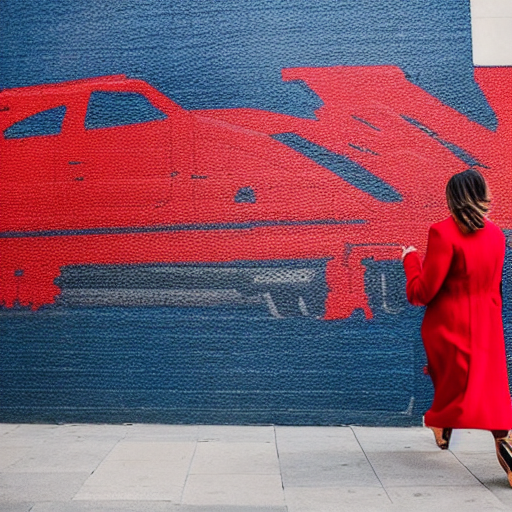
#> input picture controlnet_results/000000001268_baseline.png, 512 x 512 px, given as the content of the folder ../coco_multi_person/complete_samples_512/raw, which was not available
$ python visualize_comparison.py
#> lines starting #> are read from the running program, lines starting #| are printed output that depends on the picture; pictures that were not available may be replaced by others from this repository, and a replacement may not be noted
import os
import cv2
import numpy as np
from tqdm import tqdm
import random

# ===================== 路径配置 =====================
GT_RAW_DIR = r"../coco_multi_person/complete_samples_512/raw"
GEN_RESULT_DIR = r"controlnet_results"
METHOD_SUFFIX = ["_baseline1", "_baseline2", "_baseline3", "_method"]
METHOD_LABELS = ["Baseline 1", "Baseline 2", "Baseline 3", "Method"]
SAVE_VIS_DIR = r"comparison_visualize"
IMAGE_SIZE = 512
SAMPLE_NUM = 20
os.makedirs(SAVE_VIS_DIR, exist_ok=True)

def add_label(img, label):
    font = cv2.FONT_HERSHEY_SIMPLEX
    cv2.rectangle(img, (0, 0), (IMAGE_SIZE, 40), (0, 0, 0), -1)
    cv2.putText(img, label, (10, 30), font, 1, (255,255,255), 2, cv2.LINE_AA)
    return img

def main():
    img_names = [f for f in os.listdir(GT_RAW_DIR) if f.endswith(('.jpg', '.png'))]
    random.seed(42)
    sample_names = random.sample(img_names, min(SAMPLE_NUM, len(img_names)))

    for img_name in tqdm(sample_names, desc="生成对比图"):
        gt_path = os.path.join(GT_RAW_DIR, img_name)
        gt_img = cv2.imread(gt_path)
#> gt_img is the input picture: shape (512, 512, 3); mean B, G, R 108.4, 88.9, 133.5
        if gt_img is None: continue
        gt_img = cv2.resize(gt_img, (IMAGE_SIZE, IMAGE_SIZE))
        gt_img = add_label(gt_img, "Input Image")
#> in add_label, `cv2.rectangle(img, (0, 0), (IMAGE_SIZE, 40), (0, 0, 0), -1)`:
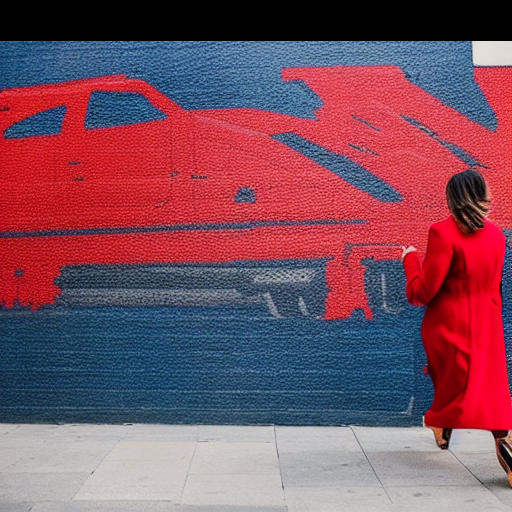
#> img: shape (512, 512, 3); mean B, G, R 95.7, 79.1, 126.5

        gen_imgs = [gt_img]
        base_name = os.path.splitext(img_name)[0]

        for suffix, label in zip(METHOD_SUFFIX, METHOD_LABELS):
            gen_path = os.path.join(GEN_RESULT_DIR, f"{base_name}{suffix}.png")
            gen_img = cv2.imread(gen_path)

            if gen_img is None:
                gen_img = np.zeros((IMAGE_SIZE, IMAGE_SIZE, 3), dtype=np.uint8)
            gen_img = cv2.resize(gen_img, (IMAGE_SIZE, IMAGE_SIZE))
            gen_img = add_label(gen_img, label)
#> call 2 of add_label, with label = 'Baseline 1'
#> in add_label (call 2), `cv2.putText(img, label, (10, 30), font, 1, (255,255,255), 2, cv2.LINE_..`:
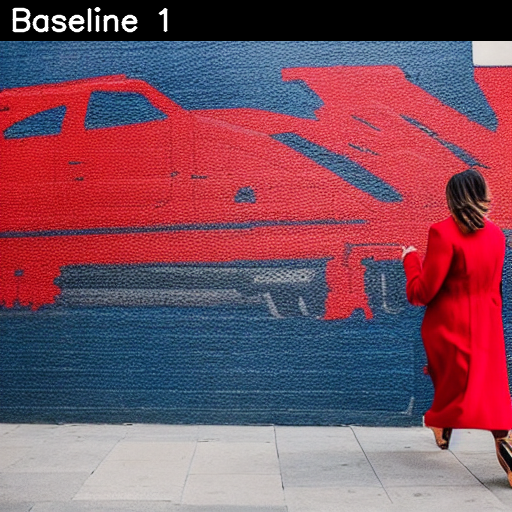
#> img: shape (512, 512, 3); mean B, G, R 97, 80.4, 127.8
            gen_imgs.append(gen_img)

        concat_img = np.hstack(gen_imgs)
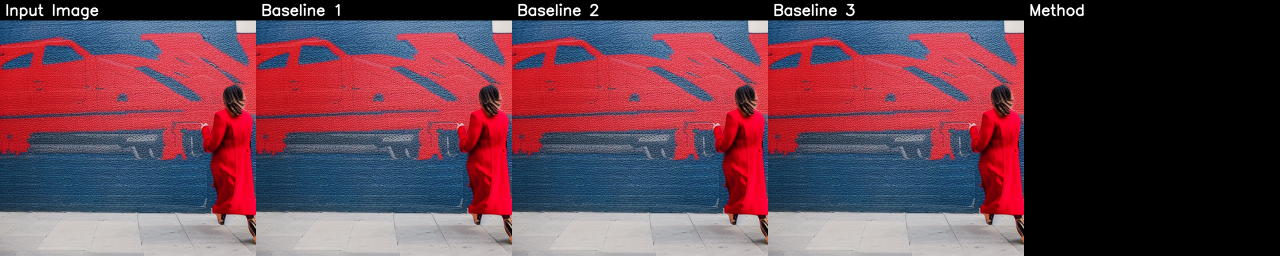
#> concat_img: shape (512, 2560, 3) (shown at 1/2 size); mean B, G, R 77.9, 64.6, 102.5
        save_path = os.path.join(SAVE_VIS_DIR, f"compare_{img_name}")
        cv2.imwrite(save_path, concat_img)

    print("\n 对比图生成完成！")

if __name__ == "__main__":
    main()
